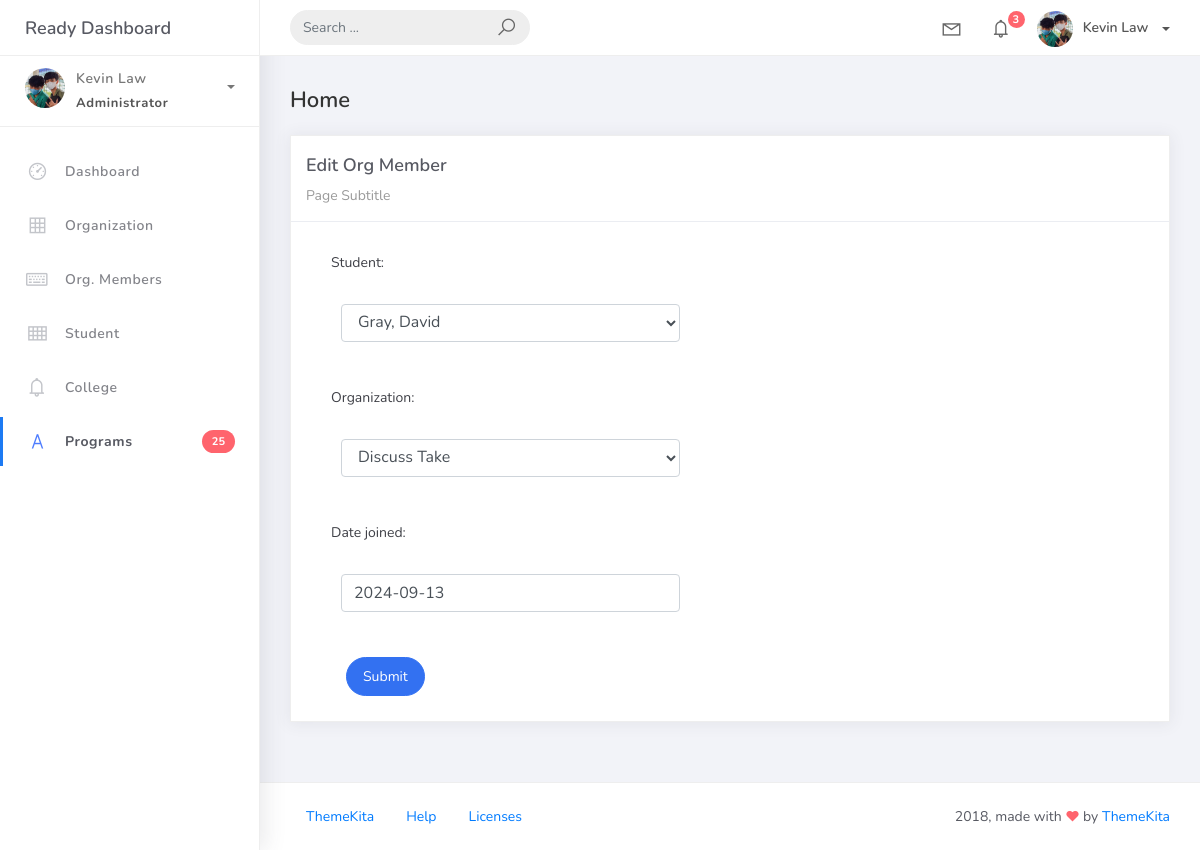
/org_members_list/14, run on the app's committed database.
### studentorg/models.py (models this page shows)
class BaseModel (models.Model):
    created_at = models.DateTimeField(auto_now_add=True, db_index=True)
    updated_at = models.DateTimeField(auto_now=True)
    class Meta:
        abstract = True

class OrgMember(BaseModel):
    student = models.ForeignKey(Student, on_delete=models.CASCADE)
    organization = models.ForeignKey(Organization, on_delete=models.CASCADE)
    date_joined = models.DateField()

### studentorg/views.py (the view, shortened to what this page needs)
# urls.py: path('org_members_list/<pk>', OrgMembersUpdateView.as_view(), name='org-members-update'),
class OrgMembersUpdateView(UpdateView):
    model = OrgMember
    form_class = OrgMembersForm
    template_name = 'org_members_edit.html'
    success_url = reverse_lazy('org-members-list')

### studentorg/forms.py
class OrgMembersForm(ModelForm):
    class Meta:
        model = OrgMember
        fields = "__all__"

### studentorg/models.py (called while the page is built)
    def __str__(self):
        return self.name

    def __str__(self):
        return f"{self.last_name}, {self.first_name}"

### templates/org_members_edit.html
{% extends 'base.html' %} {% load static %} {% block content %}
<div class="content">
    <div class="container-fluid">
        <h4 class="page-title">Home</h4>
        <div class="row">
            <div class="col-md-12">
                <div class="card">
                    <div class="card-header">
                        <div class="card-title">Edit Org Member</div>
                        <div class="card-category">Page Subtitle</div>
                    </div>
                    <div class="col-md-6">
                        <div class="card-body">
                            <form class="" action="" method="post" novalidate>
                                {% csrf_token %} {% include 'includes/form.html' %}
                                <div class="form-group">
                                    <div class="col-md-12 col-sm-3">
                                        <button type="submit" class="btn btn-primary btn-rounded">Submit</button>
                                    </div>
                                </div>
                            </form>
                        </div>
                    </div>
                </div>
            </div>
        </div>
    </div>
</div>
{% endblock %}

### templates/includes/form.html (shortened to what this page needs)
{% load widget_tweaks %}
{% for field in form %}
<div class="field item form-group">
        <label>{{ field.label_tag }}</label>
    <div class="form-group">
        {% render_field field class="form-control" %}
    </div>
</div>
{% endfor %}

### data on the page
OrgMember: student "Gray, David" "Discuss Take" "2024-09-13"

### other printed values
{{ field.label_tag }} "Student:" "Organization:" "Date joined:"
